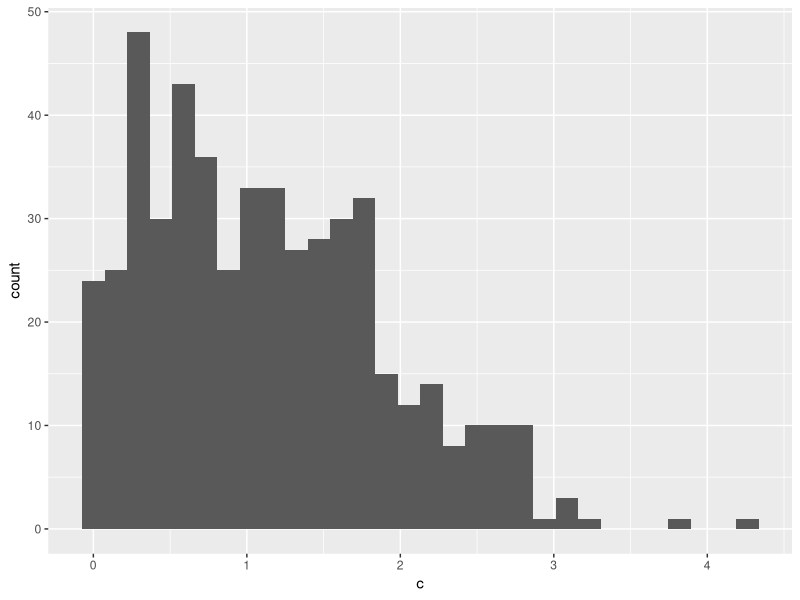

Reproduce this figure in R.
## ---- chunk 1
library(tidyverse)

samp = rnorm(100)
length(samp)

plot_df = tibble(
  x = rnorm(100),
  y = 1 + 2 ^ x + rnorm(100)
)
## ---- chunk 2
df = tibble(
  a = rnorm(500, mean = 1),
  b = a > 0,
  c = abs(a)
)

ggplot(df, aes(c)) + geom_histogram()
## ---- chunk 3
med = median(pull(df, c))
